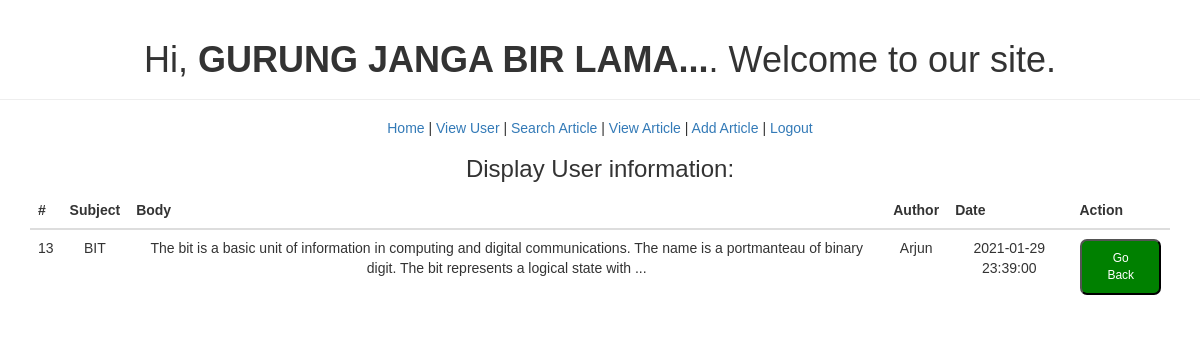
The app's page /admin/articals_details.php?id=13 (signed in) with its own data.
### tables this page shows
CREATE TABLE `articles` (
  `id` int(11) NOT NULL,
  `subject` varchar(129) NOT NULL,
  `body` longtext NOT NULL,
  `author` int(11) NOT NULL,
  `modified` timestamp NULL DEFAULT NULL
);

CREATE TABLE `users` (
  `id` int(9) NOT NULL,
  `userID` varchar(30) NOT NULL,
  `password` varchar(255) NOT NULL,
  `name` char(30) NOT NULL
);

### admin/articals_details.php (the view, shortened to what this page needs)
<?php
    require_once("connect.php");
    ?>
<!DOCTYPE html>
<html>
<head>
  <link rel="stylesheet" href="https://maxcdn.bootstrapcdn.com/bootstrap/3.4.1/css/bootstrap.min.css">
<body>
<div class="page-header">
  <h1>Hi, <b><?php echo htmlspecialchars($_SESSION["authName"]); ?></b>. Welcome to our site.</h1>
    </div>
    <a href='index.php'>Home</a> | <a href='user_view.php'>View User</a> | <a href='artical_search.php'>Search Article</a> | <a href='read.php'>View Article</a> | <a href='add_article.php'>Add Article</a> | <a href='logout.php'>Logout</a>
<?php
$id=$_GET['id'];
$query = "SELECT articles.*, users.name FROM articles
INNER JOIN users ON articles.author = users.id where articles.id=?";
if($stmt=$conn->prepare($query)){
    $stmt->bind_param('i',$id);
    $stmt->execute();
    $result=$stmt->get_result();
    $row=$result->fetch_object();
    ?>
<div class="container">
 <h3>Display User information:
</h3>
        <table class="table">
            <thead>
    <tr>
    <th>#</th>
    <th>Subject</th>
    <th>Body</th>
    <th>Author</th>
    <th>Date</th>
    <th>Action</th>
    </tr>
    </thead>
    <tbody>
        <tr>
        <td><?php echo $row->id ?></td>
        <td><?php echo $row->subject; ?></td>
        <td><?php echo $row->body; ?></td>
        <td><?php echo $row->name; ?></td>
        <td><?php echo $row->modified; ?></td>
        <td><a href="article_search.php"><button class="button button3">Go Back</button></a></td>
        </tr>
        </tbody>
        </table>
        </div>
<?php
}
?>
</body>
</html>

### admin/articals_details.php (style rules this page uses)
body { font: 14px sans-serif; text-align: center; }
.button { background-color: #4CAF50; border-radius: 7px; color: white; padding: 9px 18px; text-align: center; text-decoration: none; display: inline-block; font-size: 12px; margin: 1px 1px; cursor: pointer; }
.button3 { background-color: green; }

### records on screen
articles: id "13", subject "BIT", body "The bit is a basic unit of information in computing and digital communications. The name is a portmanteau of binary digit. The bit represents a logical state with ...", users.name "Arjun", modified "2021-01-29 23:39:00"

### other values on screen
$_SESSION["authName"] "GURUNG JANGA BIR LAMA..."
